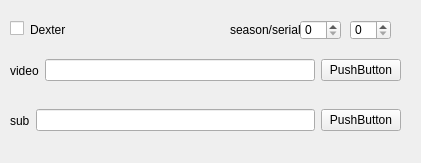
<?xml version="1.0" encoding="UTF-8"?>
<ui version="4.0">
 <class>Form</class>
 <widget class="QWidget" name="Form">
  <property name="geometry">
   <rect>
    <x>0</x>
    <y>0</y>
    <width>421</width>
    <height>163</height>
   </rect>
  </property>
  <property name="windowTitle">
   <string>Form</string>
  </property>
  <widget class="QWidget" name="widget" native="true">
   <property name="geometry">
    <rect>
     <x>0</x>
     <y>10</y>
     <width>411</width>
     <height>141</height>
    </rect>
   </property>
   <widget class="QLabel" name="label_6">
    <property name="geometry">
     <rect>
      <x>30</x>
      <y>10</y>
      <width>63</width>
      <height>20</height>
     </rect>
    </property>
    <property name="text">
     <string>Dexter</string>
    </property>
   </widget>
   <widget class="QSpinBox" name="spinBox">
    <property name="geometry">
     <rect>
      <x>300</x>
      <y>10</y>
      <width>41</width>
      <height>20</height>
     </rect>
    </property>
   </widget>
   <widget class="QLabel" name="label_7">
    <property name="geometry">
     <rect>
      <x>230</x>
      <y>10</y>
      <width>86</width>
      <height>20</height>
     </rect>
    </property>
    <property name="text">
     <string>season/serial</string>
    </property>
   </widget>
   <widget class="QWidget" name="horizontalLayoutWidget">
    <property name="geometry">
     <rect>
      <x>10</x>
      <y>40</y>
      <width>391</width>
      <height>41</height>
     </rect>
    </property>
    <layout class="QHBoxLayout" name="horizontalLayout">
     <item>
      <widget class="QLabel" name="label_4">
       <property name="text">
        <string>video</string>
       </property>
      </widget>
     </item>
     <item>
      <widget class="QLineEdit" name="lineEdit_4"/>
     </item>
     <item>
      <widget class="QPushButton" name="pushButton_3">
       <property name="text">
        <string>PushButton</string>
       </property>
      </widget>
     </item>
    </layout>
   </widget>
   <widget class="QCheckBox" name="checkBox">
    <property name="geometry">
     <rect>
      <x>10</x>
      <y>10</y>
      <width>70</width>
      <height>17</height>
     </rect>
    </property>
    <property name="text">
     <string/>
    </property>
   </widget>
   <widget class="QSpinBox" name="spinBox_2">
    <property name="geometry">
     <rect>
      <x>350</x>
      <y>10</y>
      <width>41</width>
      <height>20</height>
     </rect>
    </property>
   </widget>
   <widget class="QWidget" name="horizontalLayoutWidget_2">
    <property name="geometry">
     <rect>
      <x>10</x>
      <y>90</y>
      <width>391</width>
      <height>41</height>
     </rect>
    </property>
    <layout class="QHBoxLayout" name="horizontalLayout_2">
     <item>
      <widget class="QLabel" name="label_5">
       <property name="text">
        <string>sub</string>
       </property>
      </widget>
     </item>
     <item>
      <widget class="QLineEdit" name="lineEdit_5"/>
     </item>
     <item>
      <widget class="QPushButton" name="pushButton_4">
       <property name="text">
        <string>PushButton</string>
       </property>
      </widget>
     </item>
    </layout>
   </widget>
   <zorder>label_6</zorder>
   <zorder>spinBox</zorder>
   <zorder>label_7</zorder>
   <zorder>horizontalLayoutWidget</zorder>
   <zorder>checkBox</zorder>
   <zorder>spinBox_2</zorder>
   <zorder>horizontalLayoutWidget_2</zorder>
   <zorder>label_6</zorder>
   <zorder>spinBox</zorder>
   <zorder>label_7</zorder>
   <zorder>horizontalLayoutWidget</zorder>
   <zorder>checkBox</zorder>
   <zorder>spinBox_2</zorder>
   <zorder>horizontalLayoutWidget_2</zorder>
  </widget>
 </widget>
 <resources/>
 <connections/>
</ui>
